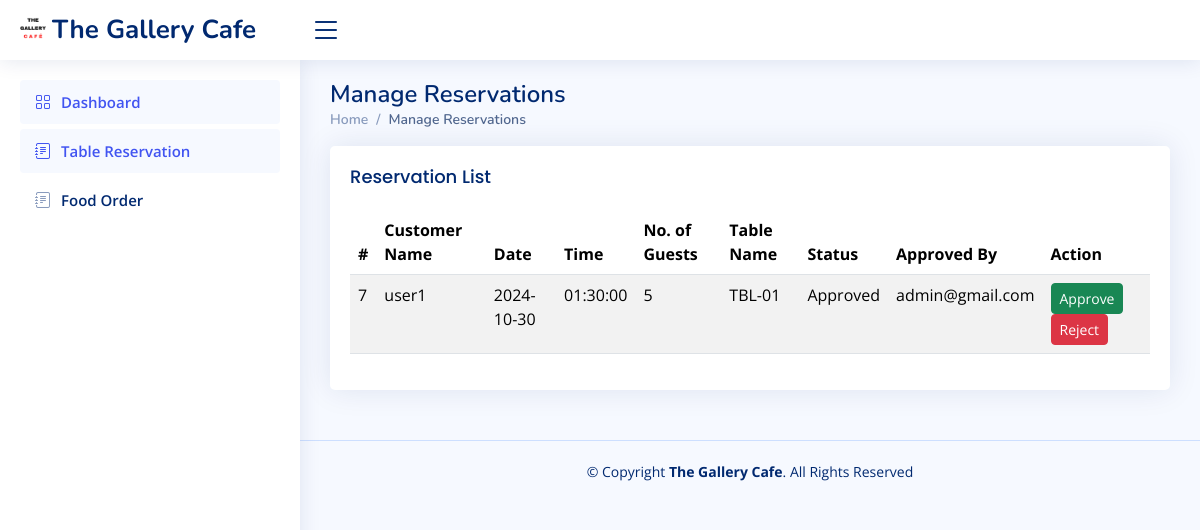
The page /dashboard/staff-dashboard/manage-reservation.php (signed in) on the database as committed earlier.
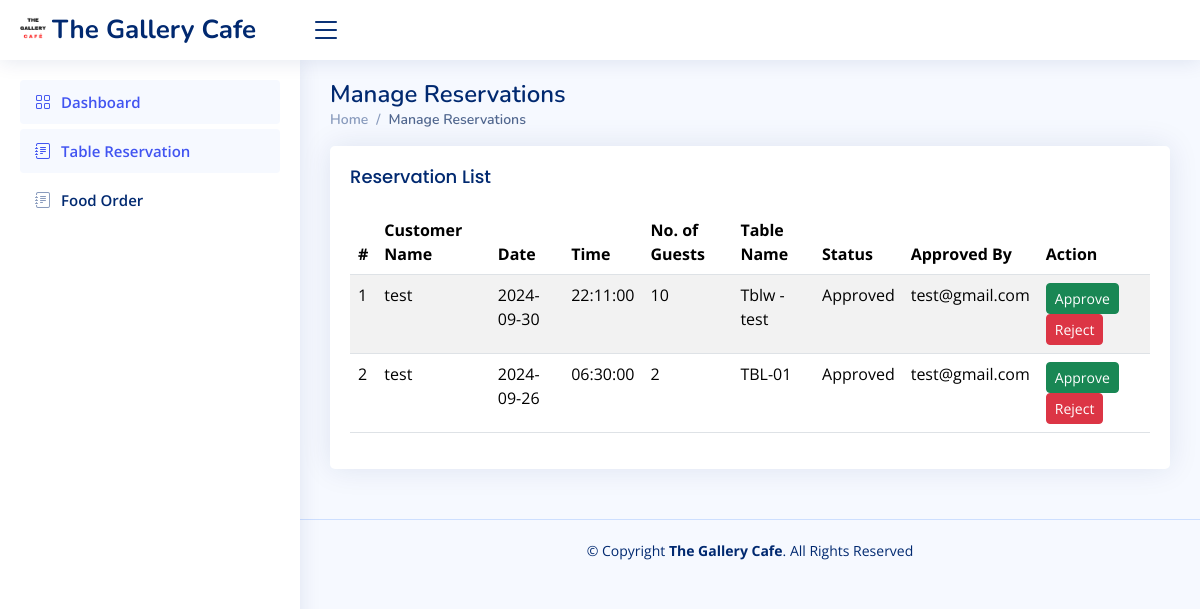
The same page on the database as committed later.
### tables this page shows
CREATE TABLE `reservations` (
  `id` int(11) NOT NULL,
  `table_id` int(11) NOT NULL,
  `name` varchar(100) NOT NULL,
  `email` varchar(100) NOT NULL,
  `phone` varchar(15) NOT NULL,
  `guests` int(11) NOT NULL,
  `date` date NOT NULL,
  `time` time NOT NULL,
  `status` tinyint(4) DEFAULT 0,
  `approvedBy` varchar(255) DEFAULT NULL
);

CREATE TABLE `restaurant_tables` (
  `id` int(11) NOT NULL,
  `table_name` varchar(100) DEFAULT NULL,
  `chair_count` int(11) NOT NULL,
  `status` int(10) NOT NULL
);

### dashboard/staff-dashboard/manage-reservation.php (the view, shortened to what the changed rows need)
<?php
$conn = connect();
$query = "
   SELECT reservations.id, reservations.name, reservations.date, reservations.time, reservations.guests, restaurant_tables.table_name, reservations.status, reservations.approvedBy
    FROM reservations
    JOIN restaurant_tables ON reservations.table_id = restaurant_tables.id
";
$result = $conn->query($query);
?>
<!DOCTYPE html>
<html lang="en">
<head>
    <link href="assets/vendor/bootstrap/css/bootstrap.min.css" rel="stylesheet">
    <link href="assets/vendor/bootstrap-icons/bootstrap-icons.css" rel="stylesheet">
    <link href="assets/vendor/boxicons/css/boxicons.min.css" rel="stylesheet">
    <link href="assets/vendor/remixicon/remixicon.css" rel="stylesheet">
    <link href="assets/vendor/simple-datatables/style.css" rel="stylesheet">
    <link href="assets/css/style.css" rel="stylesheet">
</head>
<body>
    <main id="main" class="main">
        <div class="pagetitle">
            <h1>Manage Reservations</h1>
        </div>
        <section class="section">
            <div class="row">
                <div class="col-lg-12">
                    <div class="card">
                        <div class="card-body">
                            <table class="table table-striped">
                                <thead>
                                    <tr>
                                        <th scope="col">#</th>
                                        <th scope="col">Customer Name</th>
                                        <th scope="col">Date</th>
                                        <th scope="col">Time</th>
                                        <th scope="col">No. of Guests</th>
                                        <th scope="col">Table Name</th>
                                        <th scope="col">Status</th>
                                        <th scope="col">Approved By</th>
                                        <th scope="col">Action</th>
                                    </tr>
                                </thead>
                                <tbody>
                                    <?php
                                    if ($result->num_rows > 0) {
                                        while ($row = $result->fetch_assoc()) {
                                            echo "<tr>";
                                            echo "<td>" . $row['id'] . "</td>";
                                            echo "<td>" . $row['name'] . "</td>";
                                            echo "<td>" . $row['date'] . "</td>";
                                            echo "<td>" . $row['time'] . "</td>";
                                            echo "<td>" . $row['guests'] . "</td>";
                                            echo "<td>" . $row['table_name'] . "</td>";
                                            $status = $row['status'];
                                            if ($status == 0) {
                                                echo "<td>Pending</td>";
                                            } elseif ($status == 1) {
                                                echo "<td>Approved</td>";
                                            } elseif ($status == 9) {
                                                echo "<td>Rejected</td>";
                                            }
                                            echo "<td>" . $row['approvedBy'] . "</td>";
                                            echo "<td>";
                                                echo "<a href='manage-reservation.php?action=approve&id=" . $row['id'] . "' class='btn btn-success btn-sm'>Approve</a> ";
                                                echo "<a href='manage-reservation.php?action=reject&id=" . $row['id'] . "' class='btn btn-danger btn-sm'>Reject</a>";
                                            echo "</td>";
                                            echo "</tr>";
                                        }
                                    } else {
                                        echo "<tr><td colspan='8'>No reservations found</td></tr>";
                                    }
                                    ?>
                                </tbody>
                            </table>
                        </div>
                    </div>
                </div>
            </div>
        </section>
    </main>
</body>
</html>

Rows that differ between the two databases and show on the page:
removed reservations: id "7", name "user1", date "2024-10-30", time "01:30:00", guests "5", table.table_name "TBL-01", status "Approved", approvedBy "admin@gmail.com"
added reservations: id "1", name "test", date "2024-09-30", time "22:11:00", guests "10", table.table_name "Tblw -test", status "Approved", approvedBy "test@gmail.com"
added reservations: id "2", name "test", date "2024-09-26", time "06:30:00", guests "2", table.table_name "TBL-01", status "Approved", approvedBy "test@gmail.com"
